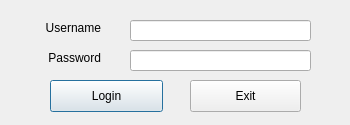
<?xml version="1.0" encoding="UTF-8"?>
<ui version="4.0">
 <class>Dialog</class>
 <widget class="QDialog" name="Dialog">
  <property name="geometry">
   <rect>
    <x>0</x>
    <y>0</y>
    <width>350</width>
    <height>125</height>
   </rect>
  </property>
  <property name="windowTitle">
   <string>Authorize</string>
  </property>
  <widget class="QLabel" name="label">
   <property name="geometry">
    <rect>
     <x>40</x>
     <y>20</y>
     <width>61</width>
     <height>16</height>
    </rect>
   </property>
   <property name="text">
    <string>Username</string>
   </property>
   <property name="alignment">
    <set>Qt::AlignRight|Qt::AlignTrailing|Qt::AlignVCenter</set>
   </property>
  </widget>
  <widget class="QLineEdit" name="lineEdit">
   <property name="geometry">
    <rect>
     <x>130</x>
     <y>20</y>
     <width>181</width>
     <height>21</height>
    </rect>
   </property>
  </widget>
  <widget class="QPushButton" name="pushButton">
   <property name="geometry">
    <rect>
     <x>50</x>
     <y>80</y>
     <width>113</width>
     <height>32</height>
    </rect>
   </property>
   <property name="text">
    <string>Login</string>
   </property>
  </widget>
  <widget class="QPushButton" name="pushButton_2">
   <property name="geometry">
    <rect>
     <x>190</x>
     <y>80</y>
     <width>111</width>
     <height>32</height>
    </rect>
   </property>
   <property name="text">
    <string>Exit</string>
   </property>
  </widget>
  <widget class="QLineEdit" name="lineEdit_2">
   <property name="geometry">
    <rect>
     <x>130</x>
     <y>50</y>
     <width>181</width>
     <height>21</height>
    </rect>
   </property>
   <property name="echoMode">
    <enum>QLineEdit::Password</enum>
   </property>
  </widget>
  <widget class="QLabel" name="label_2">
   <property name="geometry">
    <rect>
     <x>40</x>
     <y>50</y>
     <width>61</width>
     <height>16</height>
    </rect>
   </property>
   <property name="text">
    <string>Password</string>
   </property>
   <property name="alignment">
    <set>Qt::AlignRight|Qt::AlignTrailing|Qt::AlignVCenter</set>
   </property>
  </widget>
 </widget>
 <resources/>
 <connections/>
</ui>
